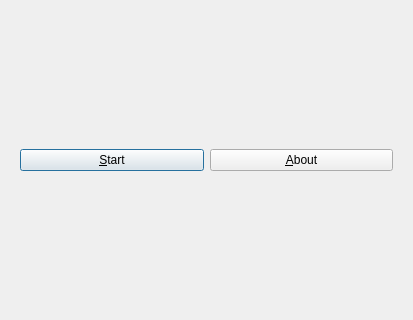
<?xml version="1.0" encoding="UTF-8"?>
<ui version="4.0">
 <class>Dialog</class>
 <widget class="QDialog" name="Dialog">
  <property name="geometry">
   <rect>
    <x>0</x>
    <y>0</y>
    <width>413</width>
    <height>320</height>
   </rect>
  </property>
  <property name="windowTitle">
   <string>TicTacToeLearner</string>
  </property>
  <property name="windowIcon">
   <iconset resource="ToolTicTacToeLearner.qrc">
    <normaloff>:/images/R.png</normaloff>:/images/R.png</iconset>
  </property>
  <layout class="QVBoxLayout" name="verticalLayout">
   <item>
    <widget class="QWidget" name="widget" native="true">
     <layout class="QHBoxLayout" name="horizontalLayout">
      <item>
       <widget class="QPushButton" name="button_start">
        <property name="text">
         <string>&amp;Start</string>
        </property>
       </widget>
      </item>
      <item>
       <widget class="QPushButton" name="button_about">
        <property name="text">
         <string>&amp;About</string>
        </property>
       </widget>
      </item>
     </layout>
    </widget>
   </item>
  </layout>
 </widget>
 <resources>
  <include location="ToolTicTacToeLearner.qrc"/>
 </resources>
 <connections/>
</ui>
